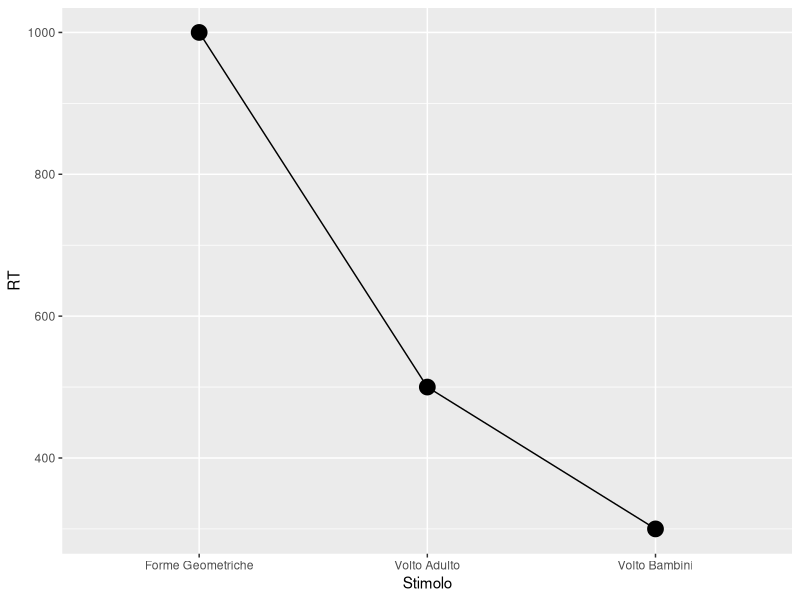
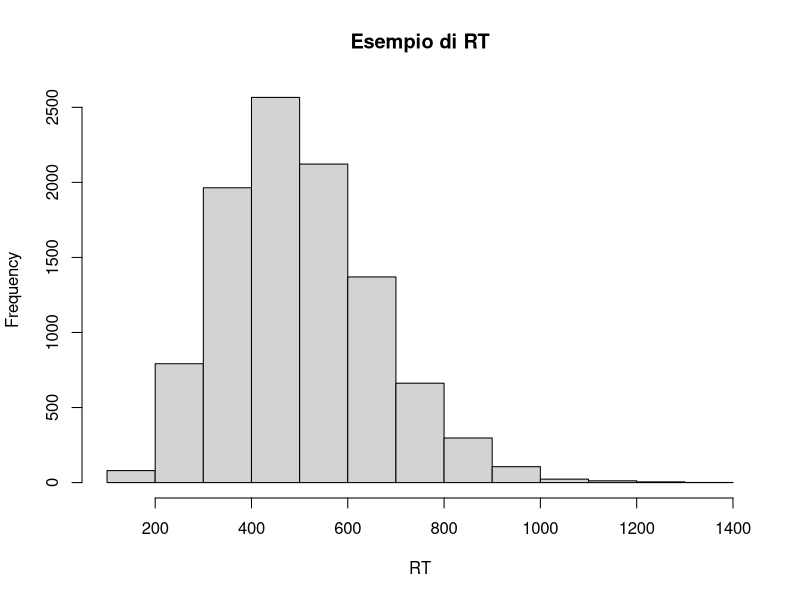

These charts were generated, in order, by the following R code:
## ---- chunk 1
library(ggplot2)
dd <- data.frame(
    RT = c(300, 500, 1000),
Stimolo = c("Volto Bambini", "Volto Adulto", "Forme Geometriche")
)
dd |> 
    ggplot(aes(x = Stimolo, y = RT)) +
    geom_point(size = 5) +
    geom_line(group = 1)
## ---- chunk 2
hist(rgamma(1e4, 10, rate = 10 / 500), main = "Esempio di RT", xlab = "RT")
